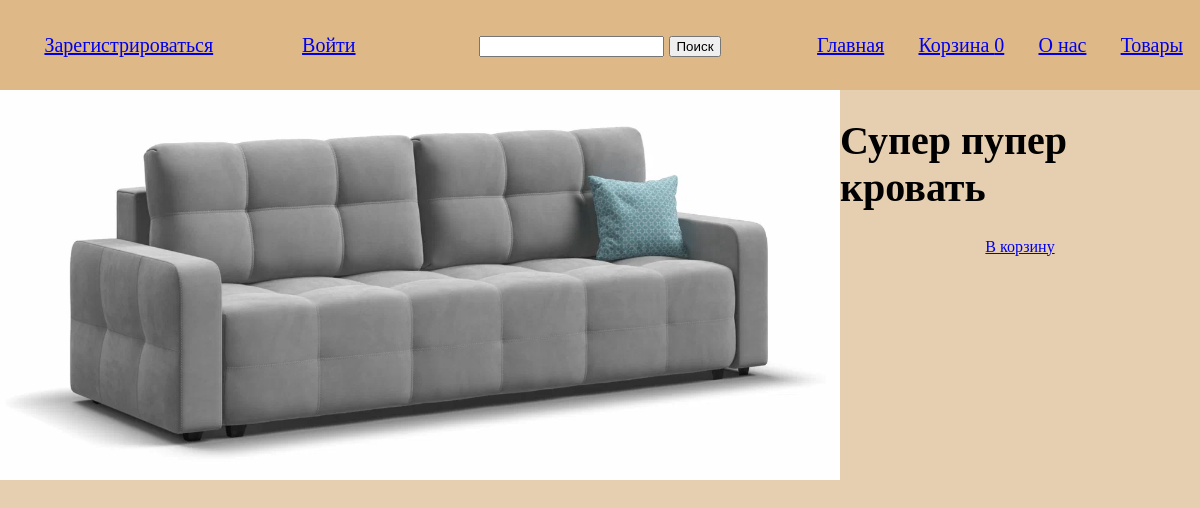
Page /product/1 on the committed database.
### furniture/models/furniture.py (models this page shows)
class Furniture(models.Model):
    label = models.CharField(max_length=255)
    image = models.ImageField(upload_to="furniture/%Y/%m/%d")
    price = models.IntegerField()

### furniture/views.py (the view)
# urls.py: path('product/<int:pk>', get_product_detail, name='product_detail'),
def get_product_detail(request, pk):
    product = Furniture.objects.get(pk=pk)
    return render(request, 'detail_product.html', context={
        'product': product
    })

### app/context_processors.py (called while the page is built)
def cart(request):
    return {'cart': CartSession(request.session), }

### cart/cart.py (called while the page is built)
    def __len__(self):
        return sum(item['quantity'] for item in self.cart.values())

### templates/detail_product.html (shortened to what this page needs)
{% extends "base.html" %}
{% block content %}
    <main>
        <div class="photo">
            <img src="{{ product.image.url }}" alt="">
        </div>
        <div class="description">
            <h1>{{product.label}}</h1>
            <a href="{% url 'cart_add' product.id %}">В корзину</a>
        </div>
    </main>
{% endblock %}

### static/style/style.css (style rules this page uses)
body { margin: 0; padding: 0; }
main { position: absolute; top: 90px; left: 0; width: 100%; height: 100%; }

### templates/detail_product.html (style rules this page uses)
main { background-color: rgb(230, 206, 176); display: flex; flex-direction: row; }
.photo { width: 70%; }
.photo>img { width: 100%; }
.description { width: 30%; display: flex; align-items: center; flex-direction: column; }
.description>h1 { font-size: 30pt; }

### rows in the picture
Furniture: image (picture), label "Супер пупер кровать"

### other values in the picture
{{ cart |length }} "0"
